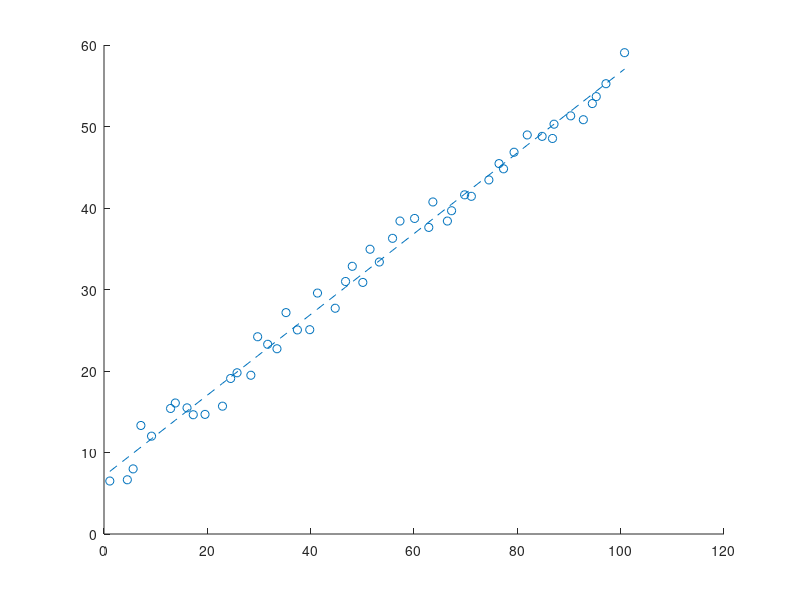

Recreate this plot in MATLAB.

x = ((1:2:100) + (rand(1,50)*2) * 1)';
y = (0.5 * (10+(1:2:100) + (rand(1,50)*10)))';


X = [ones(length(x), 1), x];
b = X\y;

scatter(x,y); hold on
yCalc2 = X*b;
plot(x,yCalc2,'--');
hold off